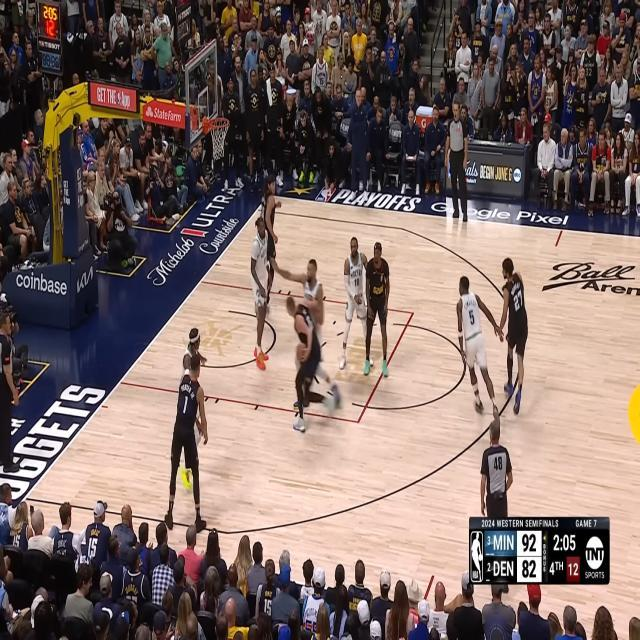
#> input picture data/images/Imagem1.jpg, 640 x 640 px
$ python -i utils.py   (imports and definitions only)   (older library calls are emulated)
#> lines starting #> are read from the running program, lines starting #| are printed output that depends on the picture; after the words box and inside, x2 and y2 are one past the last pixel; in counts of white or black regions, pixels touching at a corner belong together
#> further down, picture is the input picture: shape (640, 640, 3); mean B, G, R 103.5, 108.4, 127
import cv2
import numpy as np
from matplotlib import pyplot as plt

def img_cinza(img):
    return cv2.cvtColor(img, cv2.COLOR_BGR2GRAY)

def mostrar_imagem(titulo, imagen):
    cv2.imshow(titulo, imagen)
    cv2.waitKey(0)
    cv2.destroyAllWindows()

def preprocessar_imagem(img):

    img_gray = cv2.cvtColor(img, cv2.COLOR_BGR2GRAY)
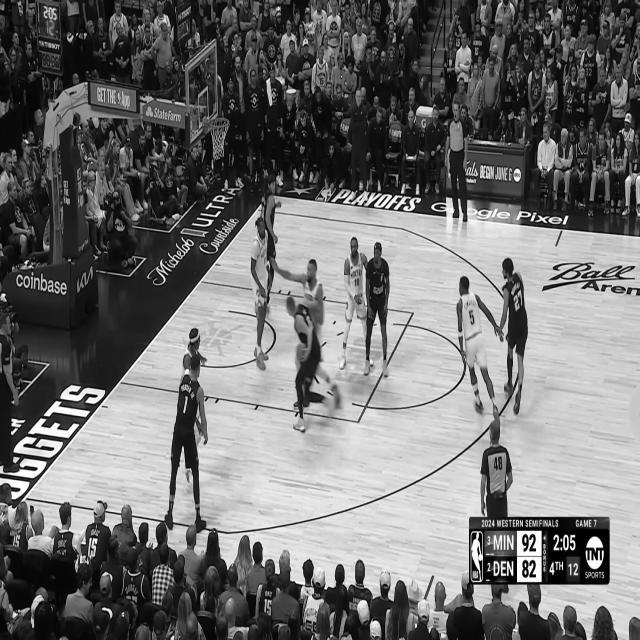
#> img_gray: shape (640, 640); min 0, max 255, mean 113.4
    img_blur = cv2.GaussianBlur(img_gray, (5, 5), 0)
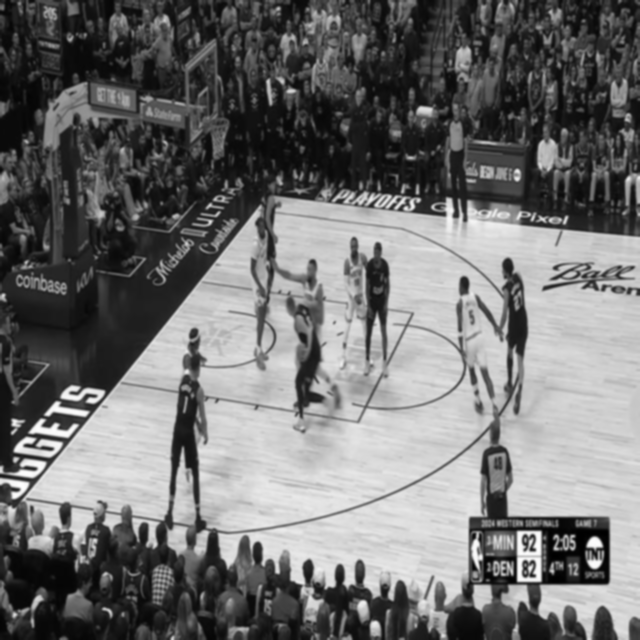
#> img_blur: shape (640, 640); min 0, max 254, mean 113.4
    _, img_thresh = cv2.threshold(img_blur, 127, 255, cv2.THRESH_BINARY)
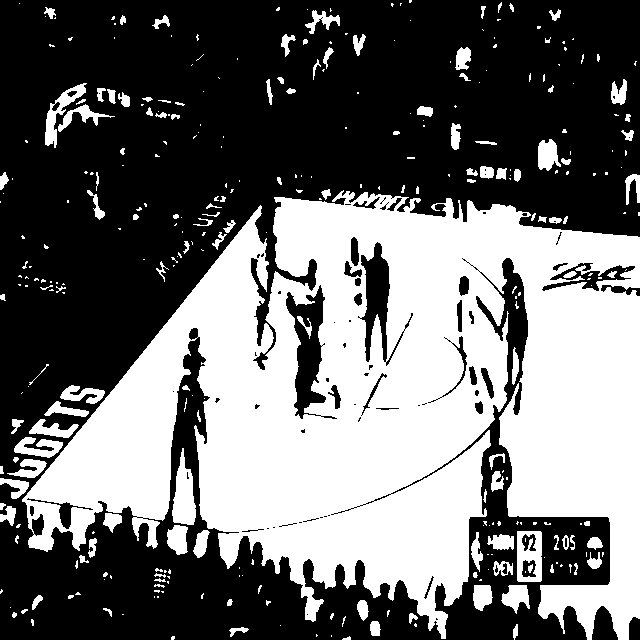
#> img_thresh: shape (640, 640); 42.8% white; 331 white regions (199 under 20 px), largest, box (x1, y1, x2, y2) and area: (22, 190, 640, 640) 157459, (172, 448, 196, 525) 1138, (517, 531, 542, 582) 934

    return img_thresh

def histograma(img):
    histograma = cv2.calcHist([img], [0], None, [256], [0, 256])

    return histograma

def alongamento_histograma(img):

    img = img.astype(np.float32)
    min_val = np.min(img)
    max_val = np.max(img)

    if max_val == min_val:
        return img.astype(np.uint8)

    alongada = (img - min_val) * (255.0 / (max_val - min_val))
    alongada = np.clip(alongada, 0, 255).astype(np.uint8)

    return alongada

def equalizar_histograma(img):

    img_eq = cv2.equalizeHist(img)
    return img_eq

def clahe_histograma(img):

    clahe = cv2.createCLAHE(clipLimit=2.0, tileGridSize=(8, 8))
    img_clahe = clahe.apply(img)
    return img_clahe


def medir_nitidez(img):
    laplaciano = cv2.Laplacian(img, cv2.CV_64F)

    return laplaciano.var()

def limiarizacao_adaptativa(img):

    img_adapt = cv2.adaptiveThreshold(img, 255, cv2.ADAPTIVE_THRESH_GAUSSIAN_C, cv2.THRESH_BINARY, 11, 2)
    return img_adapt

>>> import cv2
>>> picture = cv2.imread('data/images/Imagem1.jpg')
>>> result = preprocessar_imagem(picture)

$ run again, on data/images/Imagem3.jpg
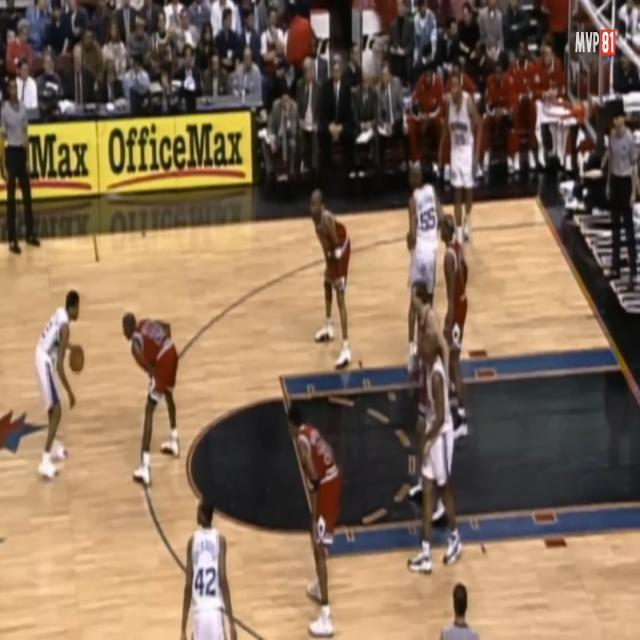
#> input picture data/images/Imagem3.jpg, 640 x 640 px
#> picture is the input picture: shape (640, 640, 3); mean B, G, R 87.5, 109.3, 132.5
#> in preprocessar_imagem, `img_gray = cv2.cvtColor(img, cv2.COLOR_BGR2GRAY)`:
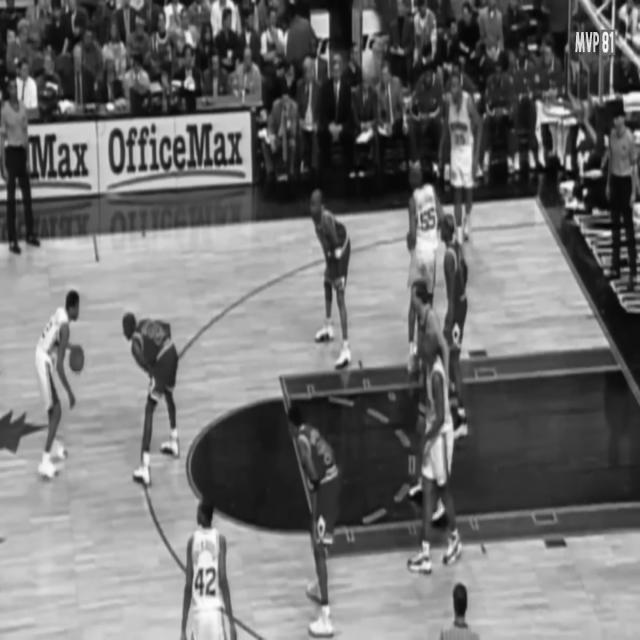
#> img_gray: shape (640, 640); min 0, max 254, mean 113.8
#> in preprocessar_imagem, `_, img_thresh = cv2.threshold(img_blur, 127, 255, cv2.THRESH_BINARY)`:
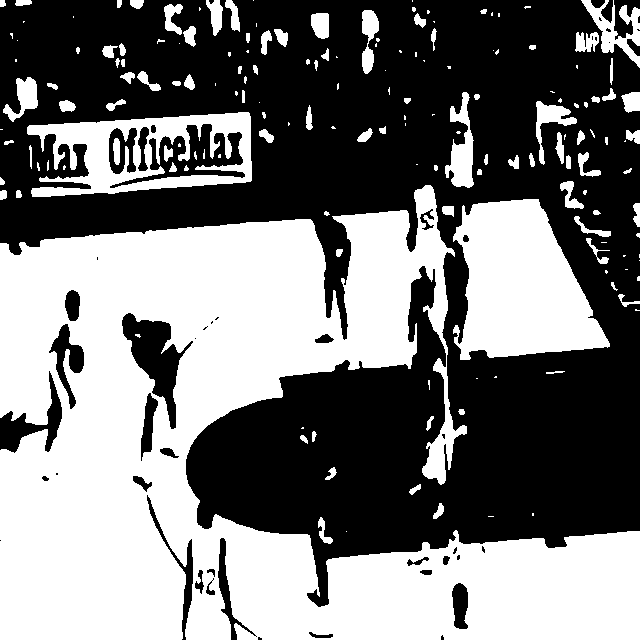
#> img_thresh: shape (640, 640); 46.6% white; 170 white regions (77 under 20 px), largest, box (x1, y1, x2, y2) and area: (0, 185, 640, 640) 150789, (453, 199, 610, 360) 16944, (27, 112, 252, 197) 9249

$ run again, on data/images/Imagem4.jpg
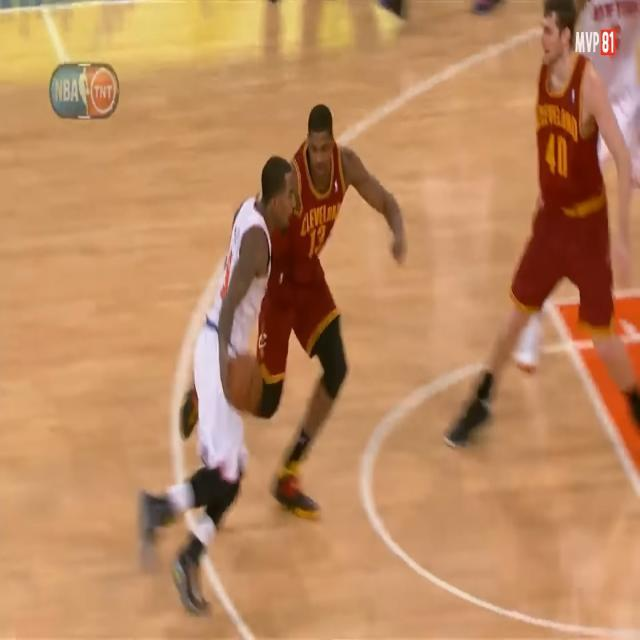
#> input picture data/images/Imagem4.jpg, 640 x 640 px
#> picture is the input picture: shape (640, 640, 3); mean B, G, R 96.3, 137.7, 188.4
#> in preprocessar_imagem, `img_gray = cv2.cvtColor(img, cv2.COLOR_BGR2GRAY)`:
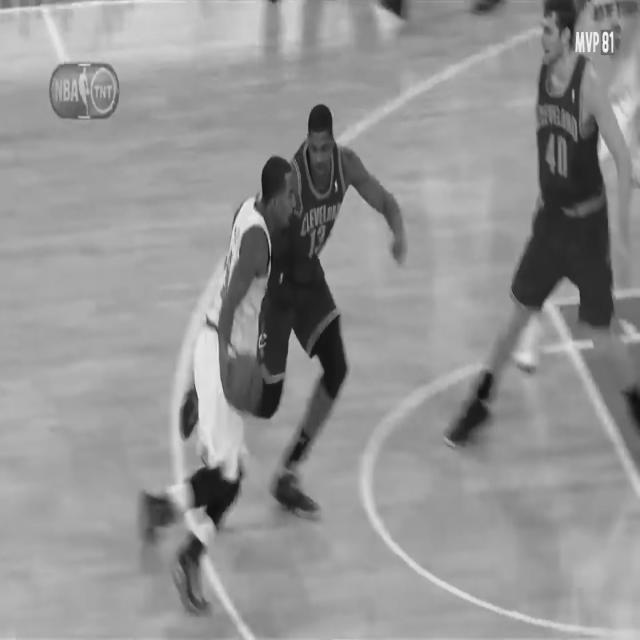
#> img_gray: shape (640, 640); min 13, max 253, mean 148.1
#> in preprocessar_imagem, `_, img_thresh = cv2.threshold(img_blur, 127, 255, cv2.THRESH_BINARY)`:
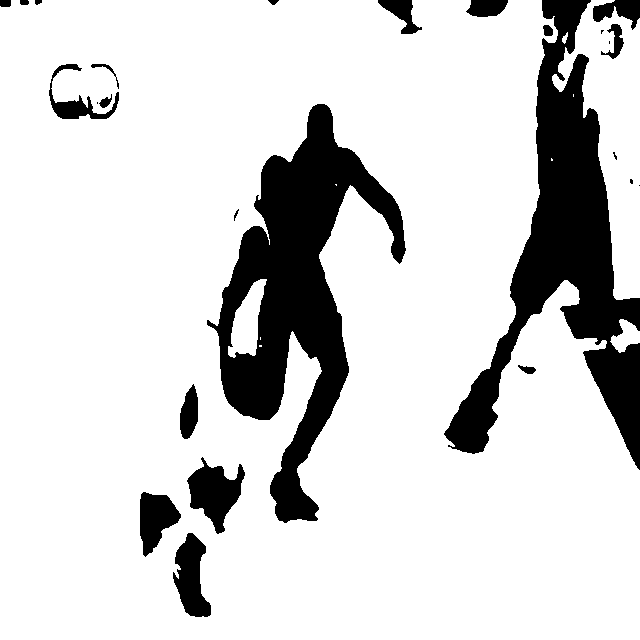
#> img_thresh: shape (640, 640); 83.4% white; 26 black regions (6 under 20 px), largest, box (x1, y1, x2, y2) and area: (207, 104, 406, 523) 29291, (444, 0, 640, 470) 28195, (187, 457, 245, 534) 2299
